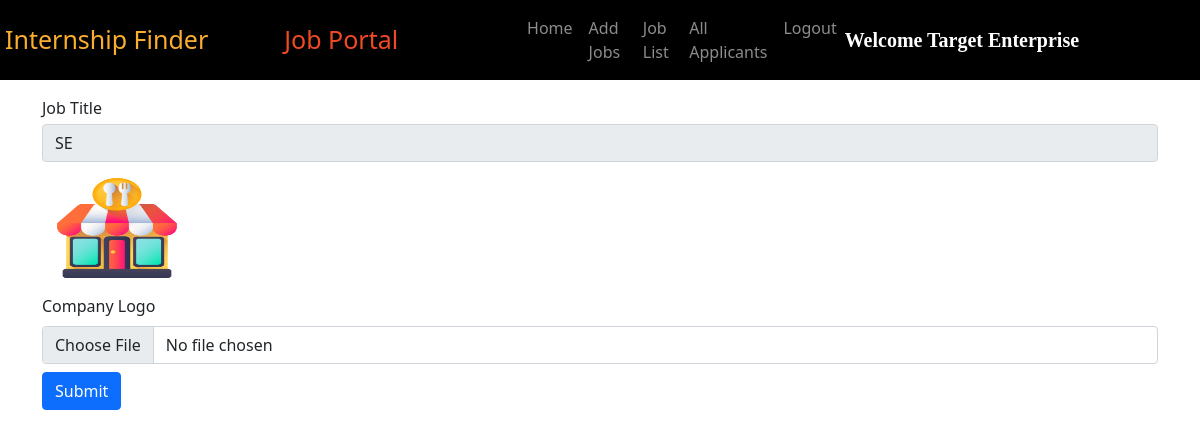
Page /company_logo/1/ (signed in) on the committed database.
### intern/models.py (models this page shows, shortened)
class Job(models.Model):
    company = models.ForeignKey(Company, on_delete=models.CASCADE)
    start_date = models.DateField()
    end_date = models.DateField()
    title = models.CharField(max_length=200)
    salary = models.FloatField()
    image = models.ImageField(upload_to="")
    description = models.TextField(max_length=400)
    experience = models.CharField(max_length=100)
    location = models.CharField(max_length=100)
    skills = models.CharField(max_length=200)
    creation_date = models.DateField()

### intern/views.py (the view)
# urls.py: path("company_logo/<int:myid>/", views.company_logo, name="company_logo"),
def company_logo(request, myid):
    if not request.user.is_authenticated:
        return redirect("/company_login")
    job = Job.objects.get(id=myid)
    if request.method == "POST":
        image = request.FILES['logo']
        job.image = image
        job.save()
        alert = True
        return render(request, "company_logo.html", {'alert':alert})
    return render(request, "company_logo.html", {'job':job})

### intern/templates/company_logo.html (shortened to what this page needs)
{% extends 'company_navbar.html' %}
{% block body %}
<form class="container mt-3" method="POST" enctype="multipart/form-data">
    <div class="row">
        <div class="form-group col-md-12">
            <label>Job Title</label>
            <input type="text" class="form-control mt-1" name="job_title" id="job_title" value="{{job.title}}" readonly>
        </div>
    </div>
    <div class="row mt-3">
        <div class="form-group col-md-12">
            <img src="{{job.image.url}}" alt="" width="150px" height="100px">
        </div>
    </div>
    <div class="row mt-3">
        <div class="form-group col-md-12">
            <label>Company Logo</label>
            <input type="file" class="form-control mt-2" name="logo" id="logo">
        </div>
    </div>
<input type="submit" value="Submit" class="btn btn-primary mt-2">
</form>
{% endblock %}

### intern/templates/company_navbar.html (shortened to what this page needs)
<!doctype html>
<html lang="en">
<head>
  <link href="https://cdn.jsdelivr.net/npm/bootstrap@5.0.2/dist/css/bootstrap.min.css" rel="stylesheet"
>
  <link rel="stylesheet" href="https://cdnjs.cloudflare.com/ajax/libs/font-awesome/5.15.3/css/all.min.css">
</head>
<body>
  <nav class="navbar navbar-expand-lg navbar-dark sticky-top">
    <a class="navbar-brand" href="/"><span class="head1" style="margin-left: 5px;">Internship Finder</span></a>
    <a class="navbar-brand" href="#"><span class="head2"style="margin-left: 60px;">Job Portal</span></a>
    <div class="container w-50">
      <div class="collapse navbar-collapse" id="navbarSupportedContent">
        <ul class="navbar-nav me-auto mb-2 mb-lg-0">
          <li class="nav-item">
            <a class="nav-link {% block home %}{% endblock %}" aria-current="page" href="/company_homepage/">Home</a>
          </li>
          <li class="nav-item">
            <a class="nav-link {% block add_job %} {% endblock %}" aria-current="page" href="/add_job/">Add Jobs</a>
          </li>
          <li class="nav-item">
            <a class="nav-link {% block job_list %}{% endblock %}" href="/job_list/">Job List</a>
          </li>
          <li class="nav-item">
            <a class="nav-link {% block all_applicants %}{% endblock %}" href="/all_applicants/">All Applicants</a>
          </li>
          <li class="nav-item">
            <a class="nav-link" href="/logout/">Logout</a>
          </li>
        </ul>
        <a class="navbar-brand" style="font-weight: bold; font-family: 'Times New Roman', Times, serif;"
          href="#">Welcome {{request.user.get_full_name}}</a>
      </div>
    </div>
  </nav>
  {% block body %}
  {% endblock %}
</body>
</html>

### intern/templates/company_navbar.html (style rules this page uses)
.navbar { background-color: #000; }
.head1 { color: #FBAD30; font-size: 25px; height: 50px; }
.head2 { color: #EF4926; font-size: 25px; }

### rows in the picture
Job: job_title "SE", image (picture)

### other values in the picture
{{ request.user.get_full_name }} "Target Enterprise"
